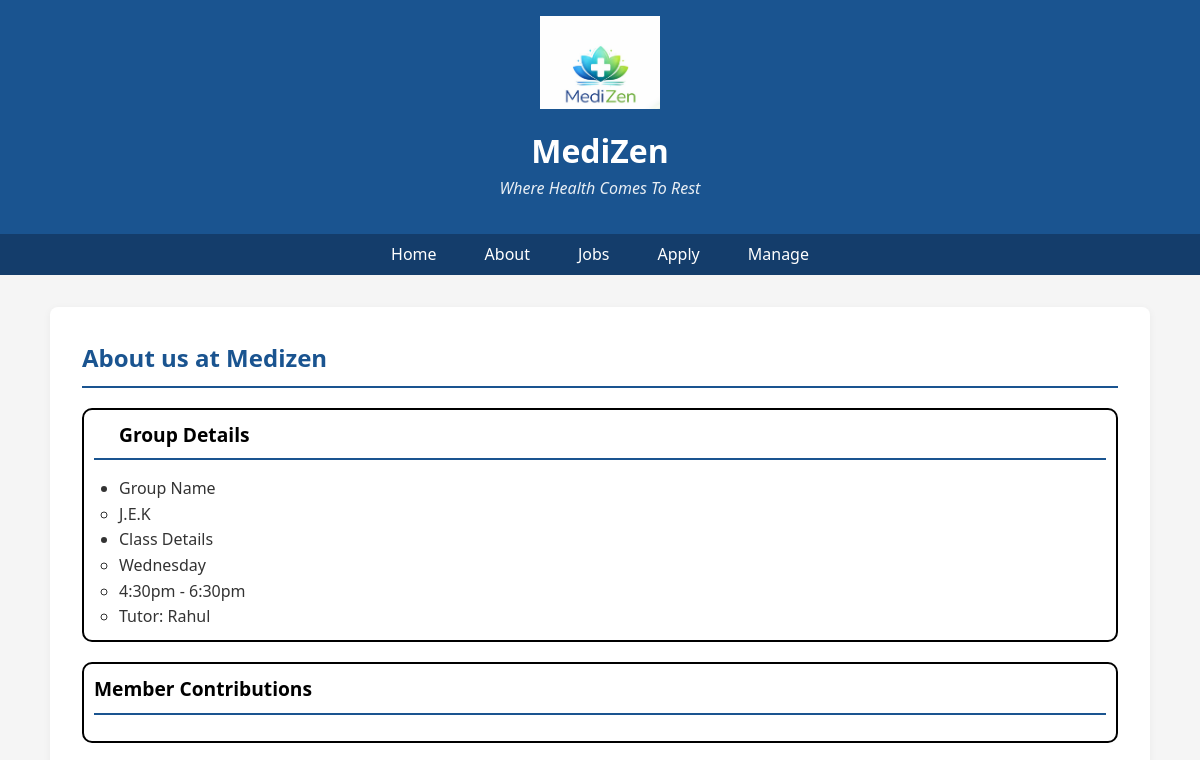
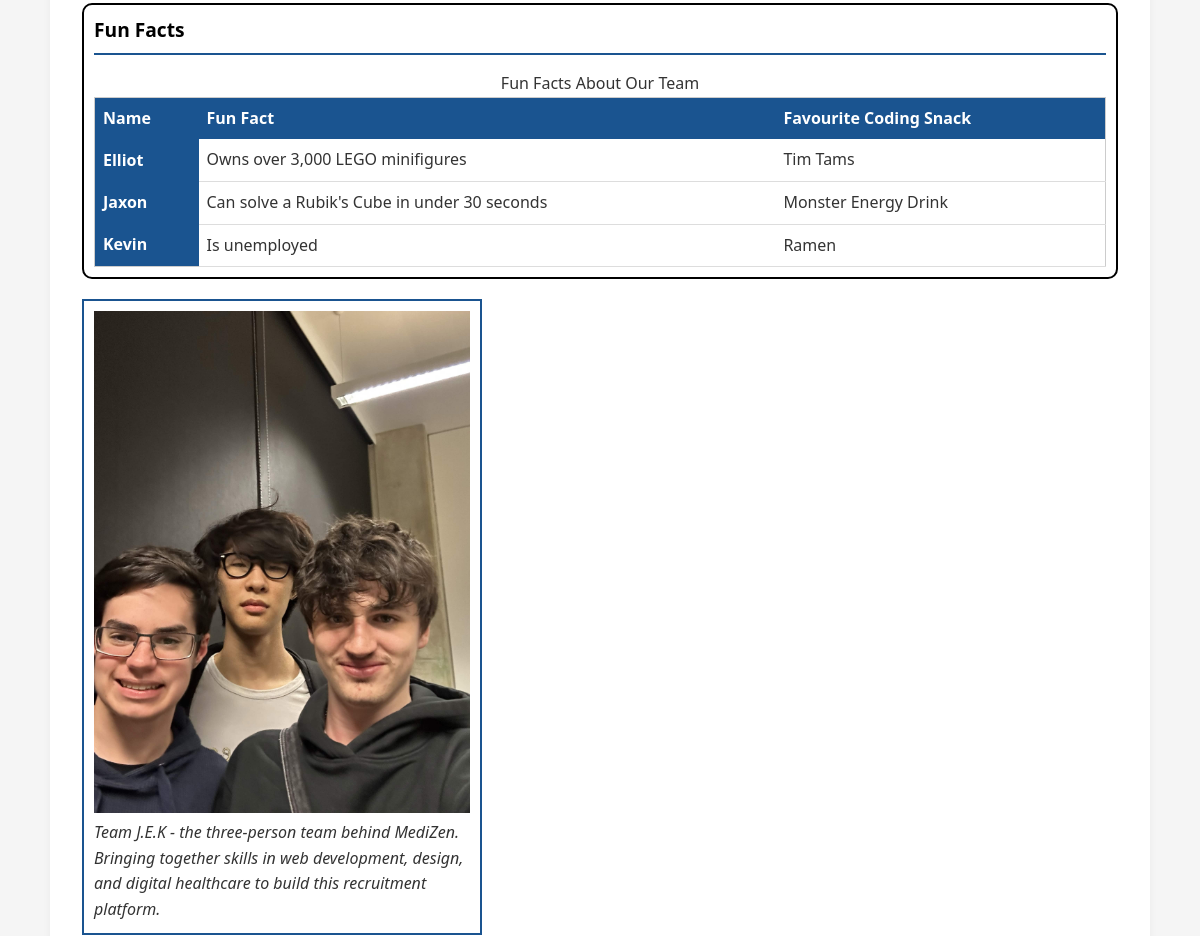
/project2/about.php (upper part), run on an earlier commit of the app's database (2 pictures, top to bottom).
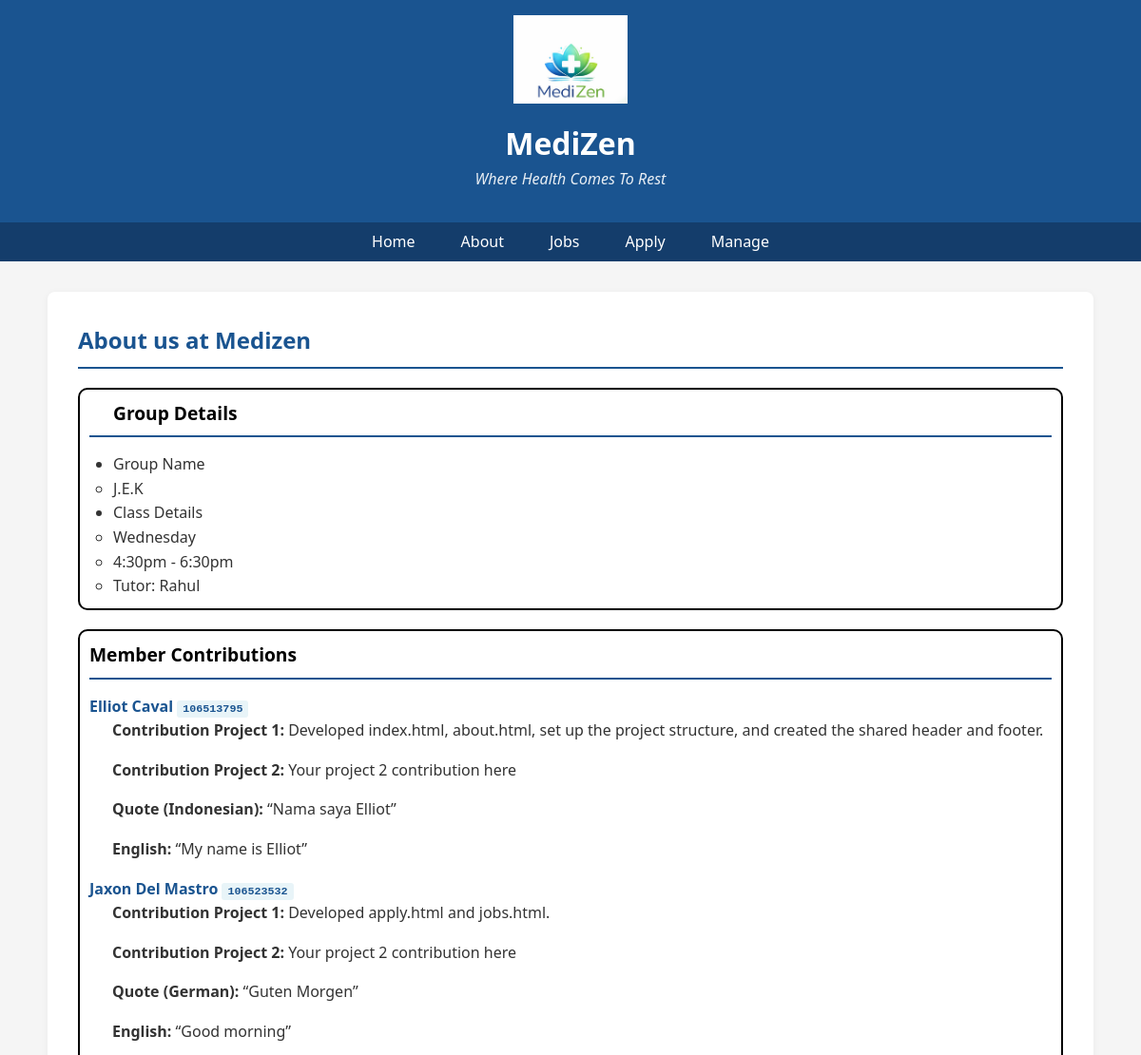
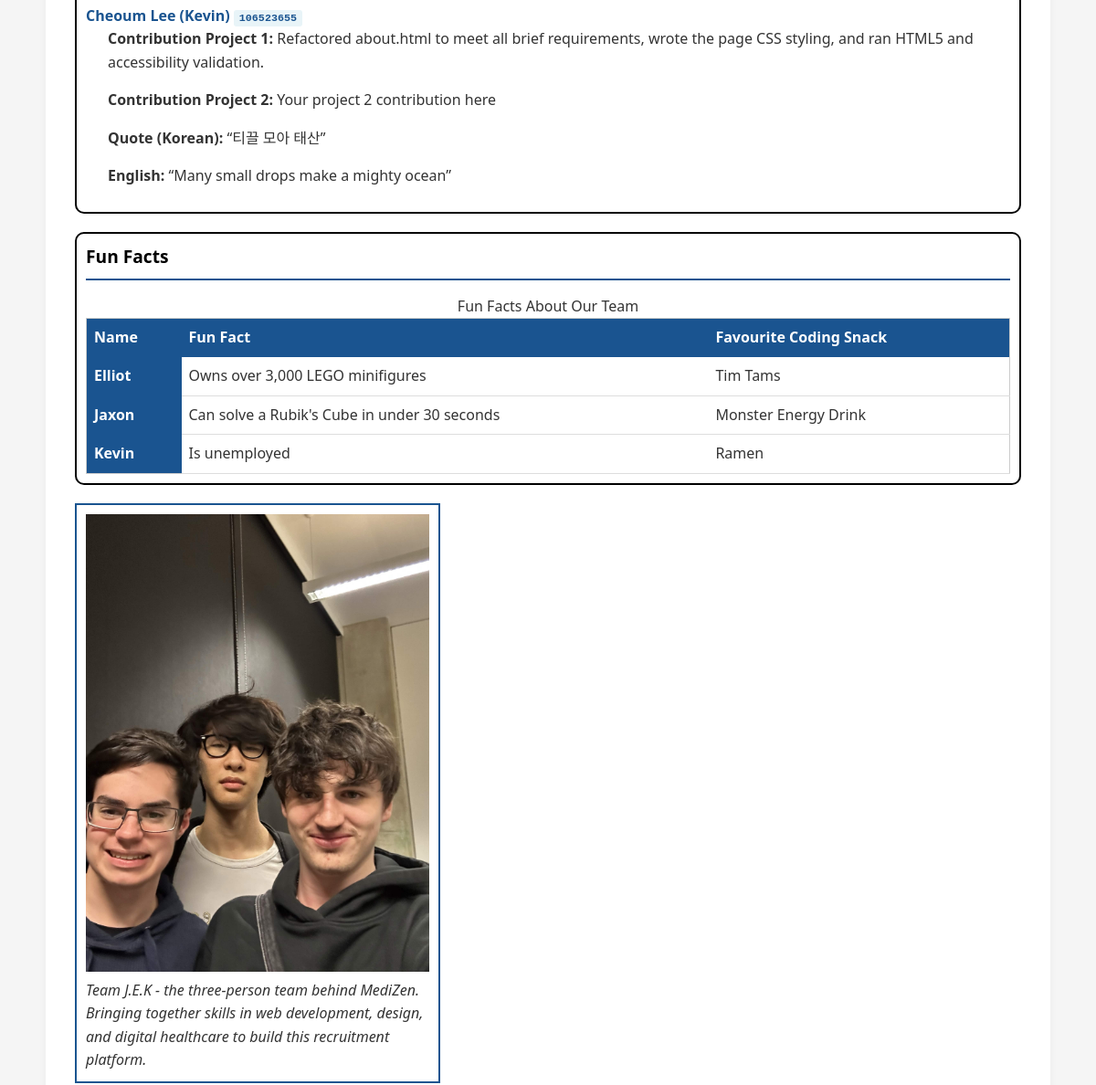
And on a later commit of the database (2 pictures, top to bottom).
### tables this page shows
CREATE TABLE members (
    id INT AUTO_INCREMENT PRIMARY KEY,
    name VARCHAR(100) NOT NULL,
    student_id VARCHAR(20) NOT NULL,
    quote VARCHAR(255),
    quote_language VARCHAR(50),
    quote_english VARCHAR(255),
    contribution_project1 TEXT,
    contribution_project2 TEXT
);

### project2/about.php (the view, shortened to what this page needs)
<?php
require_once("settings.php");
$result = mysqli_query($conn, "SELECT * FROM members");
?>
<!DOCTYPE html>
<html lang="en">
<head>
    <link rel="stylesheet" href="styles/style.css">
</head>
<body>
    <?php include("includes/header.inc"); ?>
    <?php include("includes/nav.inc"); ?>
    <main>
        <h2>About us at Medizen</h2>
</head>
<body>
  <section>
    <h2 style="text-align: left; color: black; font-size: 1.2em; padding-left: 25px;">Group Details</h2>
    <ul style="padding-left: 25px;"">
      <li>Group Name
        <ul>
          <li>J.E.K</li>
        </ul>
      </li>
      <li>Class Details
        <ul>
          <li>Wednesday</li>
          <li>4:30pm - 6:30pm</li>
          <li>Tutor: Rahul</li>
        </ul>
      </li>
    </ul>
  </section>
  <section>
    <h2 style="text-align: left; color: black; font-size: 1.2em;">Member Contributions</h2>
   <dl class="member-list">
    <?php while ($row = mysqli_fetch_assoc($result)) { ?>
        <dt>
            <?php echo $row['name']; ?>
            <span class="student-id"><?php echo $row['student_id']; ?></span>
        </dt>
        <dd>
            <p><strong>Contribution Project 1:</strong> <?php echo $row['contribution_project1']; ?></p>
            <p><strong>Contribution Project 2:</strong> <?php echo $row['contribution_project2']; ?></p>
            <p><strong>Quote (<?php echo $row['quote_language']; ?>):</strong>
                <q><?php echo $row['quote']; ?></q>
            </p>
            <p><strong>English:</strong> <q><?php echo $row['quote_english']; ?></q></p>
        </dd>
    <?php } ?>
</dl>
  </section>
  <section>
    <h2 style="text-align: left; color: black; font-size: 1.2em;">Fun Facts</h2>
    <table class="fun-facts-table">
      <caption>Fun Facts About Our Team</caption>
      <thead>
        <tr>
          <th scope="col">Name</th>
          <th scope="col">Fun Fact</th>
          <th scope="col">Favourite Coding Snack</th>
        </tr>
      </thead>
      <tbody>
        <tr>
          <th scope="row">Elliot</th>
          <td>Owns over 3,000 LEGO minifigures</td>
          <td>Tim Tams</td>
        </tr>
        <tr>
          <th scope="row">Jaxon</th>
          <td>Can solve a Rubik's Cube in under 30 seconds</td>
          <td>Monster Energy Drink</td>
        </tr>
        <tr>
          <th scope="row">Kevin</th>
          <td>Is unemployed</td>
          <td>Ramen</td>
        </tr>
      </tbody>
    </table>
  </section>
  <figure>
   <img src="images/MedizenAvengers.jpg" alt="Medizen Webpage Development Team" id="DevPic">
    <figcaption style="font-style: italic;">
      Team J.E.K - the three-person team behind MediZen.
      Bringing together skills in web development, design,
      and digital healthcare to build this recruitment platform.
    </figcaption>
  </figure>
    </main>
</body>
</html>

### project2/includes/header.inc
<header class="site-header">
    <img src="images/MediZenLogo.jpeg" alt="MediZen company logo" id="logo">
    <h1 class="site-title">MediZen</h1>
    <p class="site-tagline">Where Health Comes To Rest</p>
</header>

### project2/includes/nav.inc
<nav class="main-nav">
    <ul>
        <li><a href="index.php">Home</a></li>
        <li><a href="about.php">About</a></li>
        <li><a href="jobs.php">Jobs</a></li>
        <li><a href="apply.php">Apply</a></li>
        <li><a href="login.php">Manage</a></li>
    </ul>
</nav>

### project2/styles/style.css (style rules this page uses)
* { box-sizing: border-box; margin: 0; padding: 0; }
body { font-family: 'Segoe UI', Tahoma, sans-serif; line-height: 1.6; color: #333; background: #f5f5f5; padding: 0 1rem; }
.site-header { background: #1a5490; color: white; padding: 1rem 2rem; margin: 0 -1rem; text-align: center; }
#logo { max-width: 120px; height: auto; }
.site-title { margin-top: 0.5rem; }
.site-tagline { font-style: italic; opacity: 0.9; }
.main-nav { background: #143d6b; padding: 0.5rem 1rem; margin: 0 -1rem; }
.main-nav ul { list-style: none; display: flex; gap: 1rem; justify-content: center; flex-wrap: wrap; }
.main-nav a { color: white; text-decoration: none; padding: 0.5rem 1rem; border-radius: 4px; transition: background 0.2s; }
main { max-width: 1100px; margin: 2rem auto; padding: 2rem; background: white; border-radius: 8px; box-shadow: 0 2px 8px rgba(0, 0, 0, 0.05); }
h2 { color: #1a5490; margin-bottom: 1rem; border-bottom: 2px solid #1a5490; padding-bottom: 0.5rem; }
p { margin-bottom: 1rem; }
.member-list dt { font-weight: bold; margin-top: 1rem; color: #1a5490; }
.member-list dd { margin-left: 1.5rem; margin-bottom: 1rem; }
.student-id { background-color: #e8f4f8; padding: 2px 6px; border-radius: 3px; font-family: monospace; font-size: 0.9em; }
table { border-collapse: collapse; margin: 1rem 0; width: 100%; }
th { background-color: #1a5490; color: white; padding: 0.5rem; text-align: left; }
td { padding: 0.5rem; border-bottom: 1px solid #ddd; }

### project2/about.php (style rules this page uses)
figure { border: 2px solid #1a5490; padding: 10px; max-width: 400px; }
figure img { width: 100%; }
.student-id { background-color: #e8f4f8; padding: 2px 6px; }
table { border: 1px solid #cccccc; margin: 0; }
table th { background-color: #1a5490; color: #ffffff; padding: 8px; }
table td { padding: 8px; }
section { border: 2px solid black; border-radius: 10px; padding: 10px; margin: 20px 0; width: 100%; }
.member-list dt { font-weight: bold; margin-top: 10px; }

What changed in the data, as far as the page shows it:
added members: name "Elliot Caval", student "106513795", contribution_project1 "Developed index.html, about.html, set up the project structure, and created the shared header and footer.", contribution_project2 "Your project 2 contribution here", quote_language "Indonesian", quote "Nama saya Elliot", quote_english "My name is Elliot"
added members: name "Jaxon Del Mastro", student "106523532", contribution_project1 "Developed apply.html and jobs.html.", contribution_project2 "Your project 2 contribution here", quote_language "German", quote "Guten Morgen", quote_english "Good morning"
added members: name "Cheoum Lee (Kevin)", student "106523655", contribution_project1 "Refactored about.html to meet all brief requirements, wrote the page CSS styling, and ran HTML5 and accessibility validation.", contribution_project2 "Your project 2 contribution here", quote_language "Korean", quote "티끌 모아 태산", quote_english "Many small drops make a mighty ocean"
